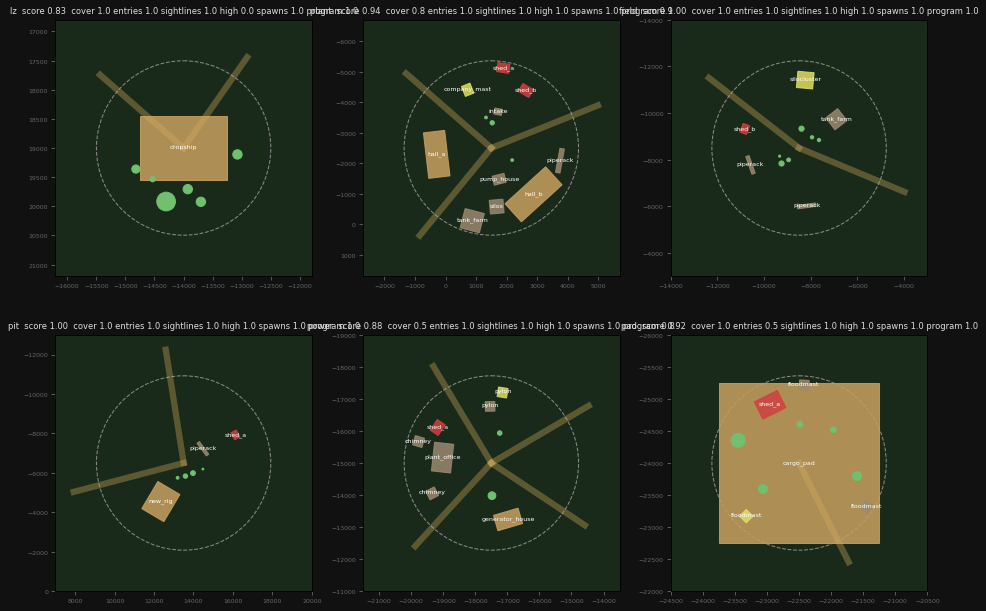

Recreate this plot in Python.
r"""Playable areas: a fork of the town generator (U2Avalon/tools: layout_spine's plots + town.py's rerolls reviewed by
the co-directors) for COMBAT ARENAS (the user, 2026-10-08: "merge into the city generator the level design arena
concepts in a fork of playable areas and try to use it for this level").

Where the town generator lays plots along a spine for a believable town, this lays a place's buildings, cover and
spawn sheds so the place PLAYS, by the level designer's arena rules (games/research_notes/Level design practices
s.6, arenas.py) - and keeps the Manta's lanes open:
  entries      every road into the place is a way in (>= 2), and a vehicle lane (1100 UU) runs from each entry to
               the centre: nothing is built in it
  buildings    the place's program from the Liandri prefab kit (AvalonSM: the binder's footprints, B_<id> meshes),
               on the flattened pad, facing the centre
  spawn sheds  enemies come out of sheds on the far side from the player's first entry, doors facing the centre:
               a readable entrance, never a pop-in behind the player
  cover        clusters of half-height (crates, barrels) and full-height (containers, tanks) pieces 256-1024 UU
               round the centre, outside the lanes, until >= 4 pieces and 30-80 % of 16 sightlines are broken
               within 2048 UU (open ground past 20 m is where the hitscan mercs win)
  high spot    a tall piece (mast, tower, silo) near the edge: someone holds the high ground
Each place is laid out with N seeds and the best by the arena score is kept (the town generator's rerolls).

    py playable.py            -> playable.json (props + spawn doors per place) and playable.png (the plans)
    (make_open.py imports layout_all() and writes the props into the map)
"""
import json, math, os, random, sys

import numpy as np

HERE = os.path.dirname(os.path.abspath(__file__))
sys.path.insert(0, HERE)
sys.path.insert(0, os.path.join(HERE, "..", "..", "U2Avalon", "tools"))
import plan as S  # noqa
import binder  # noqa

M = 50.0                    # UU per metre for the buildings (people-sized: full scale)
LANE = 1100
_, SHEETS = binder.load()
MESH = {"silos": "AvalonSM.ore_tank_2_kiln", "company_mast": "AvalonSM.radio_mast_1_kiln", "tank_farm": "AvalonSM.storage_tank_1_kiln",
        "cooling_towers": "AvalonSM.CoolingTower", "new_rig": "AvalonSM.DrillingRig"}
EXTRA = {   # kit pieces that aren't binder buildings: (mesh, w, d, h) in metres
    "chimney": ("AvalonSM2.ChimneyStack", 6, 6, 24), "pylon": ("AvalonSM.Pylon", 6, 6, 22), "piperack": ("AvalonSM2.PipeRack", 16, 3, 6),
    "dropship": ("AvalonSM.CargoDropship", 22, 30, 9), "floodmast": ("AvalonSM.Floodmasts", 3, 3, 14), "silocluster": ("AvalonSM2.SiloCluster", 14, 14, 18),
}
HALF = [("Terran_DecoM.Crates.Crate1Low", 1.3, 70), ("Terran_DecoM.Barrels.Metal_Barrel_01", 1.0, 45), ("Mission_08M.Crates.Boxnum2", 1.0, 70),
        ("Terran_DecoM.Crates.crate_pallet_01", 1.2, 80)]
FULL = [("Terran_DecoM.Crates.crate2_highfull", 1.2, 110), ("AvalonSM.ore_tank_1_kiln", 0.35, 160), ("Terran_DecoM.Misc.gas_tank", 1.4, 120)]

PROGRAM = {
    "plant": {"main": ["hall_b", "hall_a"], "support": ["intake", "pump_house", "silos", "tank_farm", "piperack"], "gate": "checkpoint",
              "spawn": ["shed_a", "shed_b"], "high": "company_mast"},
    "power": {"main": ["generator_house"], "support": ["plant_office", "chimney", "chimney", "pylon"], "gate": "checkpoint",
              "spawn": ["shed_a", "shed_b"], "high": "pylon"},
    "field": {"main": [], "support": ["piperack", "piperack", "tank_farm"], "gate": None, "spawn": ["shed_b"], "high": "silocluster"},
    "pit": {"main": ["new_rig"], "support": ["piperack"], "gate": None, "spawn": ["shed_a"], "high": None},
    "pad": {"main": ["cargo_pad"], "support": ["floodmast", "floodmast"], "gate": None, "spawn": ["shed_a"], "high": "floodmast"},
    "lz": {"main": ["dropship"], "support": [], "gate": None, "spawn": [], "high": None},
}


def piece(pid):
    if pid in EXTRA:
        m, w, d, h = EXTRA[pid]
        return m, w * M, d * M, h * M
    s = SHEETS[pid]
    w, d, h = s["size"]
    return MESH.get(pid, "AvalonSM.B_" + pid), w * M, d * M, h * M


def entries(q):
    """where each road crosses into the place (it may end there or pass through): (point, inward direction, road id),
    the first road in story order first"""
    out = []
    c = np.array([q["x"], q["y"]], float)
    rr = q["r"] * 0.9
    for r in S.ROADS:
        pts = [np.array(S.where(p), float) for p in r["pts"]]
        dense = []
        for a, b in zip(pts[:-1], pts[1:]):
            n = max(2, int(np.linalg.norm(b - a) / 100))
            dense += [a + (b - a) * k / n for k in range(n)]
        dense.append(pts[-1])
        ins = [np.linalg.norm(p - c) < rr for p in dense]
        for k in range(1, len(dense)):
            if ins[k] != ins[k - 1]:
                p = dense[k] if ins[k] else dense[k - 1]
                d = c - p
                out.append((p, d / (np.linalg.norm(d) or 1), r["id"]))
    return out


def seg_dist(p, a, b):
    ab = b - a
    t = np.clip(np.dot(p - a, ab) / max(1e-6, np.dot(ab, ab)), 0, 1)
    return np.linalg.norm(p - (a + ab * t))


def in_lane(p, rad, lanes):
    return any(seg_dist(p, a, b) < LANE / 2 + rad for a, b in lanes)


def layout(q, seed):
    rng = random.Random(seed)
    c = np.array([q["x"], q["y"]], float)
    R = q["r"] * 0.68
    ent = entries(q)
    lanes = [(e[0], c) for e in ent]
    prog = PROGRAM.get(q["id"], {"main": [], "support": [], "gate": None, "spawn": [], "high": None})
    placed = []                                    # dicts: id, mesh, x, y, yaw, w, d, h, kind

    def free(p, rad):
        if np.linalg.norm(p - c) + rad > R or in_lane(p, rad, lanes):
            return False
        return all(np.linalg.norm(p - np.array([o["x"], o["y"]])) > rad + o["rad"] + 150 for o in placed)

    def put(pid, p, kind, face=None):
        mesh, w, d, h = piece(pid)
        f = (c - p) if face is None else face
        th = math.degrees(math.atan2(f[1], f[0]))
        placed.append({"id": pid, "mesh": mesh, "x": float(p[0]), "y": float(p[1]), "yaw": (th + 90) % 360, "w": w, "d": d, "h": h,
                       "rad": 0.5 * math.hypot(w, d) * 0.8, "kind": kind})

    def try_put(pid, kind, ring=(0.25, 1.0), around=None, tries=80, face=None):
        _, w, d, _ = piece(pid)
        rad = 0.5 * math.hypot(w, d) * 0.8
        for _ in range(tries):
            if around is None:
                a, r = rng.uniform(0, 2 * math.pi), rng.uniform(ring[0], ring[1]) * R
                p = c + r * np.array([math.cos(a), math.sin(a)])
            else:
                p = around + rng.uniform(-1, 1) * np.array([600, 600])
            if free(p, rad):
                put(pid, p, kind, face)
                return True
        return False
    for pid in prog["main"]:
        if q["id"] in ("pad", "lz") and pid in ("cargo_pad", "dropship"):
            put(pid, c, "main")                    # the pad is the place itself; the lane runs onto it
            placed[-1]["rad"] = 0
            continue
        try_put(pid, "main", (0.3, 0.75))
    first = ent[0] if ent else (c + np.array([R, 0]), np.array([-1.0, 0]), "")
    if prog["gate"] and ent:
        g = first[0] + first[1] * 400 + np.array([-first[1][1], first[1][0]]) * (LANE / 2 + 400)
        if free(g, 250):
            put(prog["gate"], g, "gate", face=-first[1])
    # spawn sheds: the far side from the player's first entry, doors to the centre
    far = c + first[1] * R * 0.75
    for pid in prog["spawn"]:
        try_put(pid, "spawn", around=far + rng.uniform(-1, 1) * np.array([900, 900]))
    for pid in prog["support"]:
        try_put(pid, "support")
    if prog["high"]:
        try_put(prog["high"], "high", (0.6, 1.0))
    # cover clusters until the arena rules hold
    for k in range(60):
        if len([o for o in placed if o["kind"] == "cover"]) >= 4 and 0.3 <= blocked(c, placed) <= 0.8:
            break
        a, r = rng.uniform(0, 2 * math.pi), rng.uniform(256, 1024)
        p0 = c + r * np.array([math.cos(a), math.sin(a)])
        full = rng.random() < 0.4
        mesh, s, rad = rng.choice(FULL if full else HALF)
        if free(p0, rad):
            placed.append({"id": "cover", "mesh": mesh, "x": float(p0[0]), "y": float(p0[1]), "yaw": rng.uniform(0, 360), "w": 2 * rad, "d": 2 * rad,
                           "h": 160 if full else 70, "rad": rad, "kind": "cover", "scale": s})
            for _ in range(rng.randint(1, 3)):     # a cluster, not a lone crate
                mesh2, s2, rad2 = rng.choice(HALF)
                p2 = p0 + rng.uniform(-1, 1) * np.array([180, 180])
                if free(p2, rad2):
                    placed.append({"id": "cover", "mesh": mesh2, "x": float(p2[0]), "y": float(p2[1]), "yaw": rng.uniform(0, 360), "w": 2 * rad2,
                                   "d": 2 * rad2, "h": 70, "rad": rad2, "kind": "cover", "scale": s2})
    return placed, ent, lanes


def blocked(c, placed, reach=2048):
    n = 0
    for a in np.linspace(0, 2 * math.pi, 16, endpoint=False):
        u = np.array([math.cos(a), math.sin(a)])
        for o in placed:
            v = np.array([o["x"], o["y"]]) - c
            t = np.dot(v, u)
            if 0 < t < reach and np.linalg.norm(v - u * t) < max(o["rad"], 60) and o["h"] > 60:
                n += 1
                break
    return n / 16


def score(q, placed, ent):
    c = np.array([q["x"], q["y"]])
    cover = [o for o in placed if o["kind"] == "cover" and 256 < np.linalg.norm(np.array([o["x"], o["y"]]) - c) < 1024]
    fb = blocked(c, placed)
    ch = {"cover": min(1.0, len(cover) / 4), "entries": min(1.0, len(ent) / 2),
          "sightlines": 1.0 if 0.3 <= fb <= 0.8 else max(0.0, 1 - abs(fb - 0.55) / 0.55),
          "high": 1.0 if any(o["kind"] in ("high", "main") and o["h"] >= 600 for o in placed) else 0.0,
          "spawns": 1.0 if any(o["kind"] == "spawn" for o in placed) or not PROGRAM.get(q["id"], {}).get("spawn") else 0.0,
          "program": sum(1 for o in placed if o["kind"] in ("main", "support", "gate", "spawn", "high")) /
          max(1, sum(len(PROGRAM.get(q["id"], {}).get(k, []) or []) for k in ("main", "support", "spawn")) +
              (1 if PROGRAM.get(q["id"], {}).get("gate") else 0) + (1 if PROGRAM.get(q["id"], {}).get("high") else 0))}
    ch["program"] = min(1.0, ch["program"])
    return float(np.mean(list(ch.values()))), ch, fb


def layout_all(seeds=24):
    out = {}
    for q in S.PLACES:
        if q["id"] not in PROGRAM:
            continue
        best = None
        for sd in range(seeds):
            pl, ent, lanes = layout(q, 1000 + sd)
            sc, ch, fb = score(q, pl, ent)
            if best is None or sc > best[0]:
                best = (sc, ch, fb, pl, ent, lanes, sd)
        sc, ch, fb, pl, ent, lanes, sd = best
        spawns = [{"x": o["x"], "y": o["y"], "door_to": [q["x"], q["y"]]} for o in pl if o["kind"] == "spawn"]
        out[q["id"]] = {"score": round(sc, 2), "checks": {k: round(v, 2) for k, v in ch.items()}, "blocked": round(fb, 2), "seed": sd,
                        "props": [{k: (round(v, 1) if isinstance(v, float) else v) for k, v in o.items() if k != "rad"} for o in pl],
                        "spawns": spawns, "entries": [{"at": e[0].round().tolist(), "road": e[2]} for e in ent]}
    return out


def draw(L, png):
    import matplotlib
    matplotlib.use("Agg")
    import matplotlib.pyplot as plt
    from matplotlib.patches import Rectangle, Circle
    ids = list(L)
    fig, axs = plt.subplots(2, 3, figsize=(15, 10), facecolor="#111")
    col = {"main": "#c8a060", "support": "#9a8a70", "gate": "#60a0c0", "spawn": "#d04040", "high": "#e0e060", "cover": "#70c070"}
    for ax, pid in zip(axs.flat, ids):
        q = next(x for x in S.PLACES if x["id"] == pid)
        ax.set_facecolor("#1a2a1a")
        ax.add_patch(Circle((q["x"], q["y"]), q["r"] * 0.68, fill=False, ec="#888", ls="--"))
        for e in L[pid]["entries"]:
            ax.plot([e["at"][0], q["x"]], [e["at"][1], q["y"]], "-", c="#d8b060", lw=6, alpha=0.35)
        for o in L[pid]["props"]:
            if o["kind"] == "cover":
                ax.add_patch(Circle((o["x"], o["y"]), o["w"] / 2, color=col["cover"]))
            else:
                t = matplotlib.transforms.Affine2D().rotate_deg_around(o["x"], o["y"], o["yaw"]) + ax.transData
                ax.add_patch(Rectangle((o["x"] - o["w"] / 2, o["y"] - o["d"] / 2), o["w"], o["d"], color=col[o["kind"]], alpha=0.85, transform=t))
                ax.text(o["x"], o["y"], o["id"], fontsize=6, color="w", ha="center")
        ax.set_title("%s  score %.2f  %s" % (pid, L[pid]["score"], " ".join("%s %.1f" % kv for kv in L[pid]["checks"].items())), color="#ddd", fontsize=8)
        ax.set_aspect("equal")
        ax.set_xlim(q["x"] - q["r"], q["x"] + q["r"])
        ax.set_ylim(q["y"] + q["r"], q["y"] - q["r"])
        ax.tick_params(colors="#666", labelsize=6)
    fig.savefig(png, dpi=75, bbox_inches="tight", facecolor="#111")


if __name__ == "__main__":
    L = layout_all()
    json.dump(L, open(os.path.join(HERE, "playable.json"), "w"), indent=1)
    draw(L, os.path.join(HERE, "playable.png"))
    for k, v in L.items():
        print("%-6s %.2f  %s  props %d spawns %d" % (k, v["score"], v["checks"], len(v["props"]), len(v["spawns"])))
